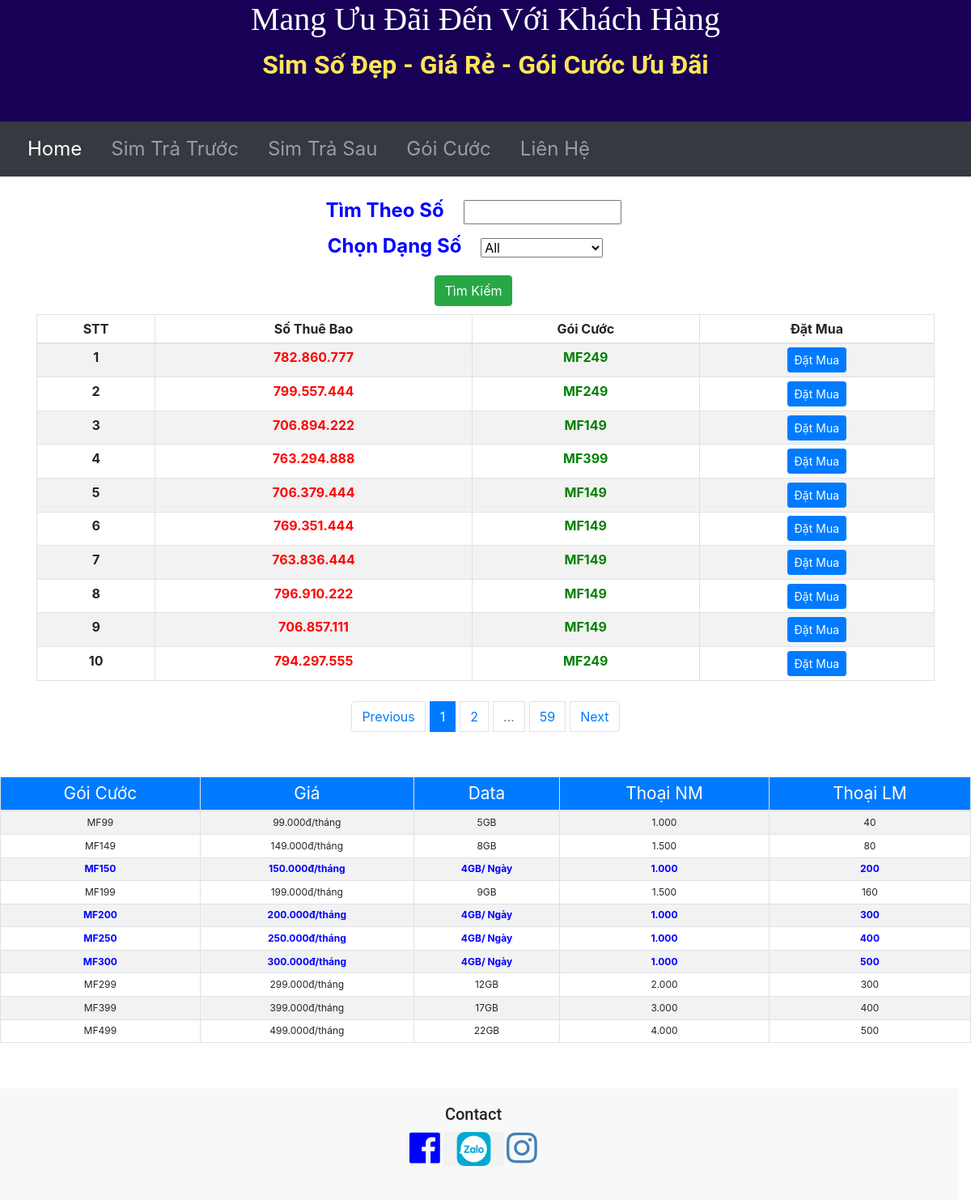
Before: /trasau with the older database file.
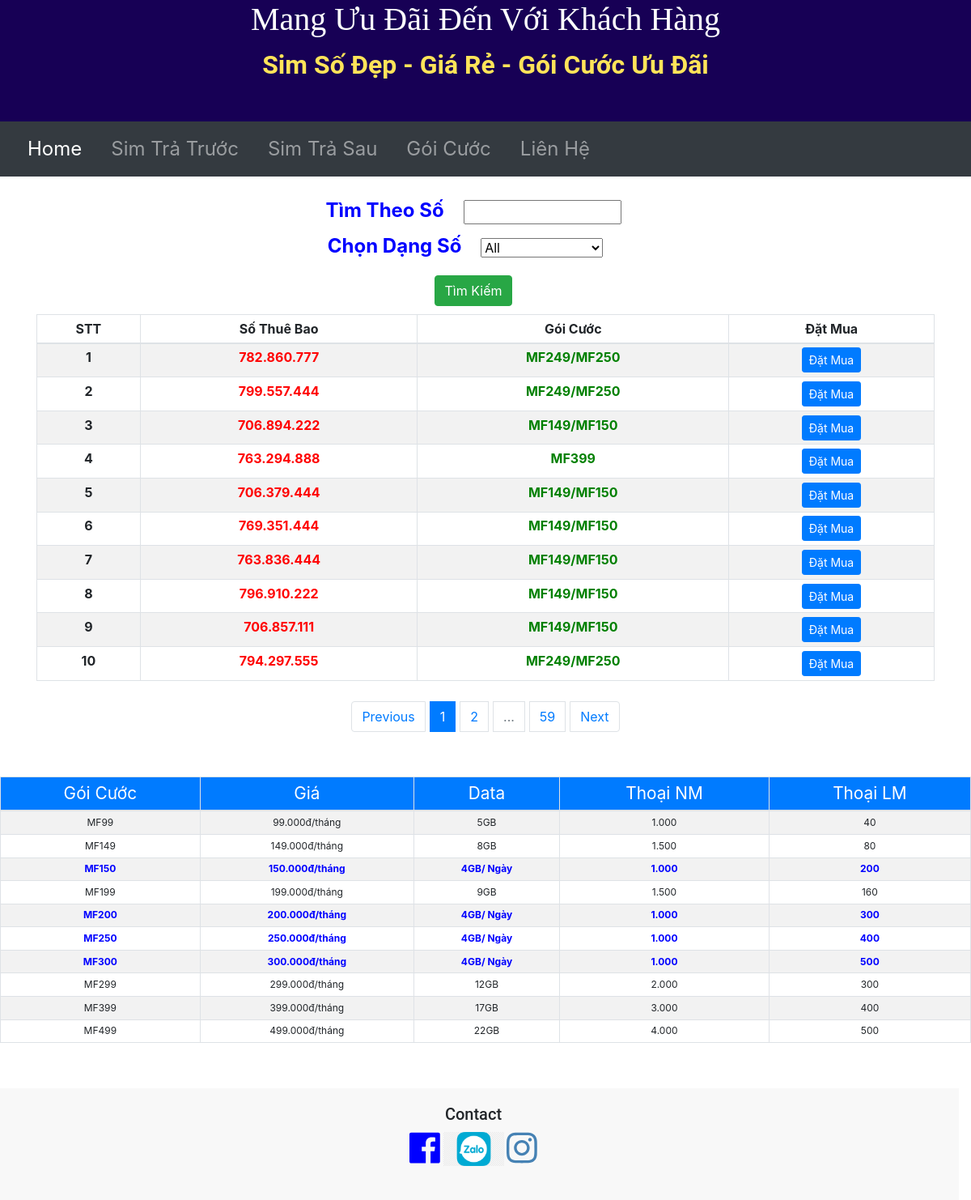
After: the same page with the newer database file.
### main.py (models this page shows)
class SimSoTraSau(db.Model):
    id = db.Column(db.Integer, primary_key=True)
    sothuebao = db.Column(db.String(250), nullable=False)
    sodinhdang = db.Column(db.String(250), nullable=False)
    goicuoc = db.Column(db.String(250), nullable=False)
    dangso = db.Column(db.String(250), nullable=False)

### main.py (the view, shortened to what this page needs)
@app.route("/trasau", methods=['GET', 'POST'], defaults={"page": 1})
@app.route('/tracuusotrasau/<int:page>',methods=["GET","POST"])
def trasau(page):
    page = page
    pages = 10
    all_sim = SimSoTraSau.query.paginate(page,pages,error_out=False)
    dangso = request.args.get('dangso')
    socantim = request.args.get('socantim')
    if dangso != "" and dangso !=None and dangso != "All":
        all_sim = SimSoTraSau.query.filter_by(dangso=dangso).paginate(page, pages, error_out=False)
        return render_template('trasau.html', all_sim_ts=all_sim, dangso=dangso)
    elif socantim != "" and socantim != None:
        search = "%{}%".format(socantim)
        all_sim = SimSoTraSau.query.filter(SimSoTraSau.sothuebao.like(search)).paginate(page, pages, error_out=False)
        return render_template('trasau.html', all_sim_ts=all_sim, socantim=socantim)
    return render_template('trasau.html', all_sim_ts = all_sim, dangso="All")

### templates/trasau.html (shortened to what this page needs)
{% include "header.html" %}
<!DOCTYPE html>
<html lang="en" dir="ltr">
<head>
  <link href="{{ url_for('static', filename='css/styles.css')}}" rel="stylesheet">
  <link rel="stylesheet" href="https://cdn.jsdelivr.net/npm/bootstrap@4.6.0/dist/css/bootstrap.min.css">
</head>
<div class="container ">
  <form class="timso" action="{{ url_for('trasau') }}" method="post">
    <div class="row dongchonso">
      <div class="col-lg-12 col-md-12">
          <label for=""class="chonsim">Tìm Theo Số</label>
          <input type="text" size="14" name="socantim" value="{{socantim}}" class="btn-timso">
      </div>
    <div class="col-lg-12 col-md-12">
    <label for="cars" class="chonsim">Chọn Dạng Số</label>
    <select name="cars" id="cars">
      <option value="{{dangso}}">{{ dangso }}</option>
    </select>
    </div>
      <div class="col-lg-12 col-md-12">
      <button type="submit" class="btn btn-success btn-timkiem">Tìm Kiếm</button><br>
  </div>
      </div>
  </form>
  <div class="bang-tt">
    <table class="table table-sm table-bordered table-striped">
      <thead>
        <tr>
          <th scope="col-3">STT</th>
          <th scope="col-3">Số Thuê Bao</th>
          <th scope="col-3">Gói Cước</th>
          <th scope="col-3">Đặt Mua</th>
        </tr>
      </thead>
      <tbody>
        {% for sim in all_sim_ts.items %}
        <tr>
          <th scope="row">{{loop.index}}</th>
          <td class="stb">{{ sim.sodinhdang }}</td>
          <td class="price">{{ sim.goicuoc }}</td>
          <td><a href=""><button type="submit" class="btn btn-primary btn-sm">Đặt Mua </button></a></td>
        </tr>
      {% endfor %}
      </tbody>
    </table>
    <nav aria-label="Page-navigation example">
  <ul class="pagination justify-content-center">
    {% if all_sim_ts.has_prev %}
      <li class="page-item"><a class="page-link" href="{{ url_for('trasau', page=all_sim_ts.prev_num, dangso=dangso, socantim=socantim) }}">Previous</a></li>
    {% else %}
      <li class="page-item"><a class="page-link" href="">Previous</a></li>
    {% endif %}
    {% for page in all_sim_ts.iter_pages(left_edge=2, right_edge=1,left_current=1, right_current=1) %}
     {% if page %}
        {% if page==all_sim_ts.page %}
          <li class="page-item active" ><a class="page-link" href="{{ url_for('trasau', page=page, dangso=dangso, socantim=socantim) }}" >{{ page }}</a></li>
        {% else %}
          <li class="page-item" ><a class="page-link" href="{{ url_for('trasau', page=page, dangso=dangso, socantim=socantim) }}" >{{ page }}</a></li>
        {% endif %}
      {% else %}
          <li class="page-item disabled" ><a class="page-link" href="" >...</a></li>
    {% endif %}
     {% endfor %}
    {% if all_sim_ts.has_next %}
      <li class="page-item"><a class="page-link" href="{{ url_for('trasau', page=all_sim_ts.next_num, dangso=dangso, socantim=socantim) }}">Next</a></li>
    {% else %}
      <li class="page-item"><a class="page-link" href="">Next</a></li>
    {% endif %}
  </ul>
</nav>
  </div>
</div>
<div class=" banggoicuoc">
  <table class="table table-sm table-bordered table-striped">
<thead>
  <tr class="bg-primary title-goicuoc">
    <td>Gói Cước</td>
    <td>Giá</td>
    <td>Data</td>
    <td>Thoại NM</td>
    <td>Thoại LM</td>
  </tr>
</thead>
<tbody>
    <tr>
     <td>MF99</td>
     <td>99.000đ/tháng</td>
     <td>5GB</td>
      <td>1.000</td>
      <td>40</td>
   </tr>
      <tr>
     <td>MF149</td>
     <td>149.000đ/tháng</td>
     <td>8GB</td>
      <td>1.500</td>
      <td>80</td>
   </tr>
    <tr class="goidb">
     <td>MF150</td>
     <td>150.000đ/tháng</td>
     <td>4GB/ Ngày</td>
      <td>1.000</td>
      <td>200</td>
   </tr>
      <tr>
     <td>MF199</td>
     <td>199.000đ/tháng</td>
     <td>9GB</td>
      <td>1.500</td>
      <td>160</td>
   </tr>
        <tr class="goidb">
     <td>MF200</td>
     <td>200.000đ/tháng</td>
     <td>4GB/ Ngày</td>
      <td>1.000</td>
      <td>300</td>
   </tr>
        <tr class="goidb">
     <td>MF250</td>
     <td>250.000đ/tháng</td>
     <td>4GB/ Ngày</td>
      <td>1.000</td>
      <td>400</td>
   </tr>
         <tr class="goidb">
     <td>MF300</td>
     <td>300.000đ/tháng</td>
     <td>4GB/ Ngày</td>
      <td>1.000</td>
      <td>500</td>
   </tr>
  <tr>
     <td>MF299</td>
     <td>299.000đ/tháng</td>
     <td>12GB</td>
      <td>2.000</td>
      <td>300</td>
   </tr>
      <tr>
     <td>MF399</td>
     <td>399.000đ/tháng</td>
     <td>17GB</td>
      <td>3.000</td>
      <td>400</td>
   </tr>
<tr>
     <td>MF499</td>
     <td>499.000đ/tháng</td>
     <td>22GB</td>
      <td>4.000</td>
      <td>500</td>
   </tr>
 </tbody>
</table>
</div>
  <div id="footer">
{% include "footer.html" %}
</html>

### templates/header.html (shortened to what this page needs)
<!DOCTYPE html>
<html lang="en" dir="ltr">
<head>
  <link href="{{ url_for('static', filename='css/styles.css')}}" rel="stylesheet">
  <link rel="stylesheet" href="https://cdn.jsdelivr.net/npm/bootstrap@4.6.0/dist/css/bootstrap.min.css">
</head>
<body>
  <div class="title">
    <h1>Mang Ưu Đãi Đến Với Khách Hàng</h1>
    <p class="noidung">Sim Số Đẹp - Giá Rẻ - Gói Cước Ưu Đãi</p>
  </div>
<div class="container-fluid px-0">
  <nav class="navbar navbar-expand-sm navbar-dark bg-dark">
    <div class="collapse navbar-collapse" id="navbarText">
      <ul class="navbar-nav">
        <li class="nav-item active">
          <a class="nav-link" href="{{ url_for('home') }}">Home <span class="sr-only">(current)</span></a>
        </li>
        <li class="nav-item">
          <a class="nav-link" href="{{ url_for('tratruoc', index=1) }}">Sim Trả Trước</a>
        </li>
        <li class="nav-item">
          <a class="nav-link" href="{{ url_for('trasau', index=1) }}">Sim Trả Sau</a>
        </li>
        <li class="nav-item">
          <a class="nav-link" href="{{ url_for('goicuoc', index=1) }}">Gói Cước</a>
        </li>
        <li class="nav-item">
          <a class="nav-link" href="#footer" target="">Liên Hệ</a>
        </li>
      </ul>
    </div>
  </nav>
    </div>
</body>
</html>

### templates/footer.html (shortened to what this page needs)
<!DOCTYPE html>
<html lang="en" dir="ltr">
<head>
  <link href="{{ url_for('static', filename='css/styles.css')}}" rel="stylesheet">
  <link rel="stylesheet" href="https://cdn.jsdelivr.net/npm/bootstrap@4.6.0/dist/css/bootstrap.min.css">
</head>
<body>
<br>
<div class="row footer" id="footer">
  <div class="col-lg-12">
  <h5>Contact</h5>
    <a href="https://www.facebook.com/profile.php?id=100069628273752"> <i class="fab fa-facebook fa-3x " id="icon-fb"></i></a>
    <a href="{{ url_for('contact') }}"><img src="{{ url_for('static', filename='zalopng.png') }}" id="icon-zalo"></a>
    <a href="https://www.instagram.com/cuongpython2021/"> <i class="fab fa-instagram fa-3x" id="icon-mail"></i></a>
    </div>
</div>
    </div>
</body>
</html>

### static/css/styles.css (style rules this page uses)
body { font-size: 16px; font-family: 'Merriweather', serif; position: relative; padding-left: 0px; }
.title { background-color: #170055; padding-bottom: 30px; text-align: center; font-family: 'Roboto', sans-serif; }
h1 { color: #fff; font-family: 'Merriweather', serif; }
.noidung { color: #FFE459; font-weight: bolder; font-size: 2rem; }
.page-item { margin: 5px 3px 5px 3px; }
.bang-tt { width: 45%; margin: auto; margin-top: 1%; }
.row { margin: auto; width: 100% ; }
#navbarText { font-size: 1.5rem; }
.nav-link { margin: 0px 10px; color: #353535; }
.navbar { background-color: #ffca44; }
.stb { color: red; font-weight: bold; }
.price { color: green; font-weight:bolder; }
.footer { background-color: #F8F8F8; text-align: center; font-size: 0.9rem; margin-top: 1%; height: auto; font-family: 'Roboto', sans-serif; padding: 20px 20px; }
.timso { color: blue; font-weight: bolder; font-size: 1rem; text-align: center; }
.chonsim { padding-right: 20px; font-size: 1.5rem; }
#cars { margin-right: 20px; padding-right: 40px; }
.pagination { margin-top: 20px; }
.container { position: relative; text-align: center; margin-top: 2%; }
p { color: grey; }
#icon-mail { color: #4682B4; }
#icon-zalo { width: 75px; margin-bottom: 22px; }
#icon-fb { color: blue; }
.banggoicuoc { position:fixed; width:30%; top: 17%; height: auto; left:0px; text-align: center; margin:10% auto 5% auto; padding-right: 3%; }
.btn-timkiem { margin: 10px 0px 10px 0px; }
.title-goicuoc { color: white; font-size: 1rem; }
.goidb { color: blue; font-weight: bold; }
@media screen and (max-width: 1200px) { .banggoicuoc { position: relative; width:100%; top:5%; font-size: 12px; bottom: 5%; text-align: center; margin: 50px 0px 20px 0px; padding-right: 0; padding-left: 0; } }
@media screen and (max-width: 1200px) { .title-goicuoc { font-size: 1.3rem; } }
@media screen and (max-width: 1200px) { .bang-tt { font-size: 1rem; width: 100%; margin:auto; } }
.dongchonso { text-align: center; }

Changed rows visible on the page:
changed SimSoTraSau (number 1 of 10 on the later page): goicuoc "MF249" → "MF249/MF250"
changed SimSoTraSau (number 2 of 10 on the later page): goicuoc "MF249" → "MF249/MF250"
changed SimSoTraSau (number 3 of 10 on the later page): goicuoc "MF149" → "MF149/MF150"
changed SimSoTraSau (number 5 of 10 on the later page): goicuoc "MF149" → "MF149/MF150"
changed SimSoTraSau (number 6 of 10 on the later page): goicuoc "MF149" → "MF149/MF150"
changed SimSoTraSau (number 7 of 10 on the later page): goicuoc "MF149" → "MF149/MF150"
changed SimSoTraSau (number 8 of 10 on the later page): goicuoc "MF149" → "MF149/MF150"
changed SimSoTraSau (number 9 of 10 on the later page): goicuoc "MF149" → "MF149/MF150"
changed SimSoTraSau (number 10 of 10 on the later page): goicuoc "MF249" → "MF249/MF250"
